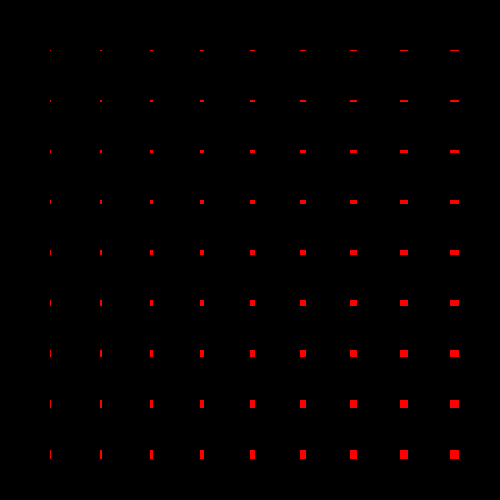
Frame 1 (no input)
Frame 60 (the mouse pressed at the canvas centre just before this capture): identical to frame 1, image omitted
Frame 120 (the mouse held since frame 60 and released just before this capture): identical to frame 1, image omitted

The Processing sketch that drew this single still picture (run headless with seeded random() and noise(); from frame 60 on, the mouse is pressed at the canvas centre):

// Processing sketch: processing_63541
// ── processing_63541.pde

void setup()//definições setup
{
  size(500,500);//definições da area da janela
  background(0);//definições da cor do fundo da janela neste caso preto
  noStroke();//retira as linhas aos quadrados
  smooth();//alisa os quadrados
}
void draw()//definições de desenho
{
  for(int y=1;y<10;y=y+1)//ciclo for para a variavel y
{
  for(int x=1;x<10;x=x+1)//ciclo for para a variavel x
{    
  fill(255,0,0);//preenchimento dos quadrados, neste caso vermelho
  rect(x*50,y*50,x,y);//coordenadas dos quadrados com as variaveis e seus parametros criados anteriormente 
    
    
}
}
}
